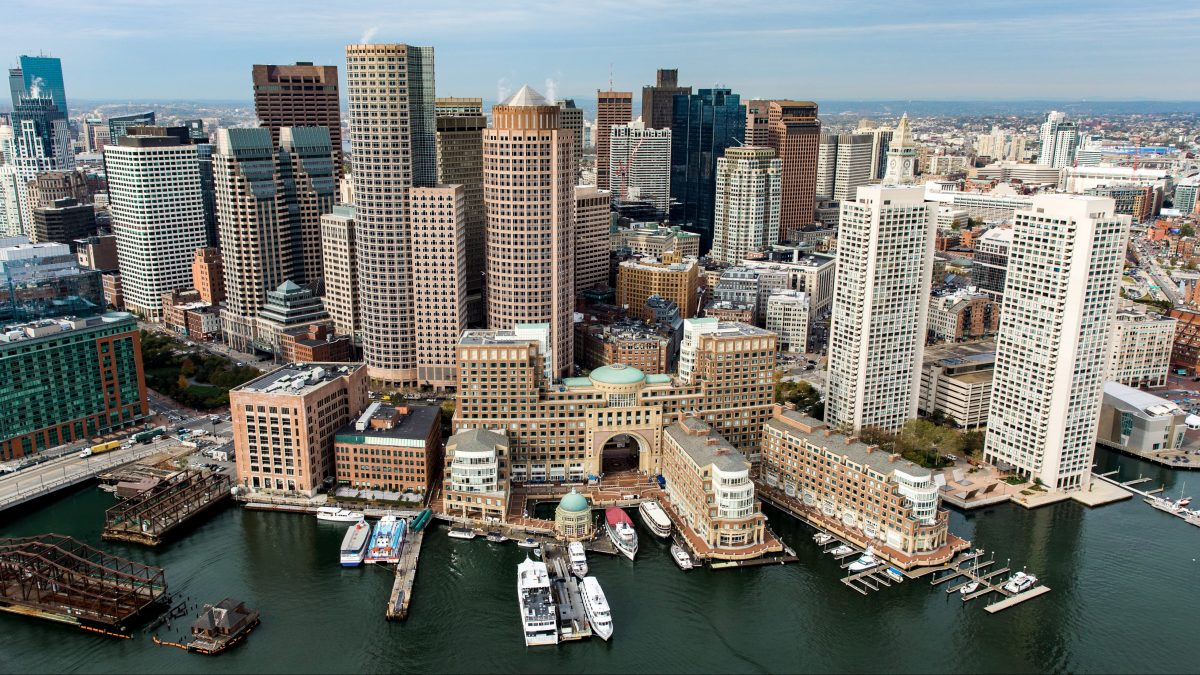
#> input picture opencv-(task 3)/boston.jpg, 1200 x 675 px
$ python bitwise.py
#> lines starting #> are read from the running program, lines starting #| are printed output that depends on the picture; after the words box and inside, x2 and y2 are one past the last pixel; in counts of white or black regions, pixels touching at a corner belong together
import cv2 as cv
import numpy as np
import matplotlib.pyplot as plt
#histogram not working
img=cv.imread('boston.jpg')
#> img is the input picture: shape (675, 1200, 3); mean B, G, R 116.3, 120.8, 118.7
blank=np.zeros(img.shape[:2], dtype='uint8')

gray= cv.cvtColor(img, cv.COLOR_BGR2GRAY)
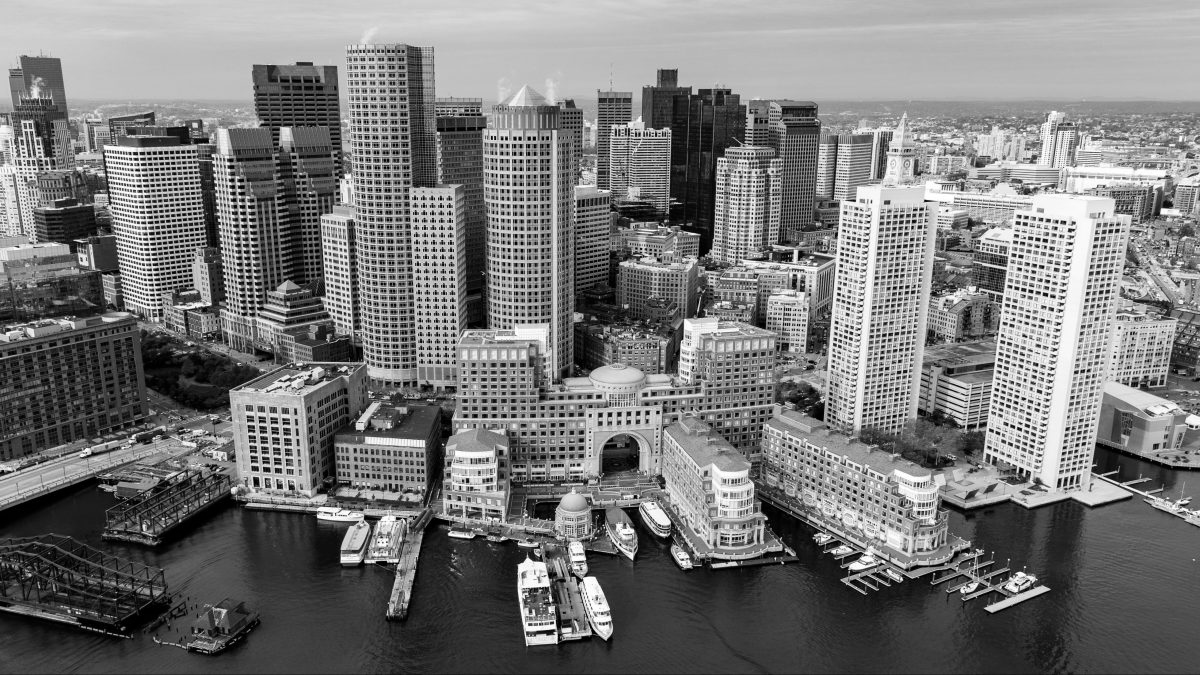
#> gray: shape (675, 1200); min 0, max 255, mean 119.7
#rectangle= cv.rectangle(blank.copy(), (30,30),(370,370), 255, -1)

mask=circle= cv.circle(blank.copy(),(img.shape[1]//2, img.shape[0]//2),200,255,-1)
gray_hist= cv.calcHist([gray],[0], None,[256],[0,256])
#> gray_hist = 256 values, max 9955 at index 184, min 205 at index 255, mean 3164.1
plt.figure()
plt.title('Grayscale Histogram')
plt.xlabel('Bins')
plt.ylabel('no of pixels')
plt.plot(gray_hist)
plt.xlim([0,256])

cv.imshow('Mask', mask)
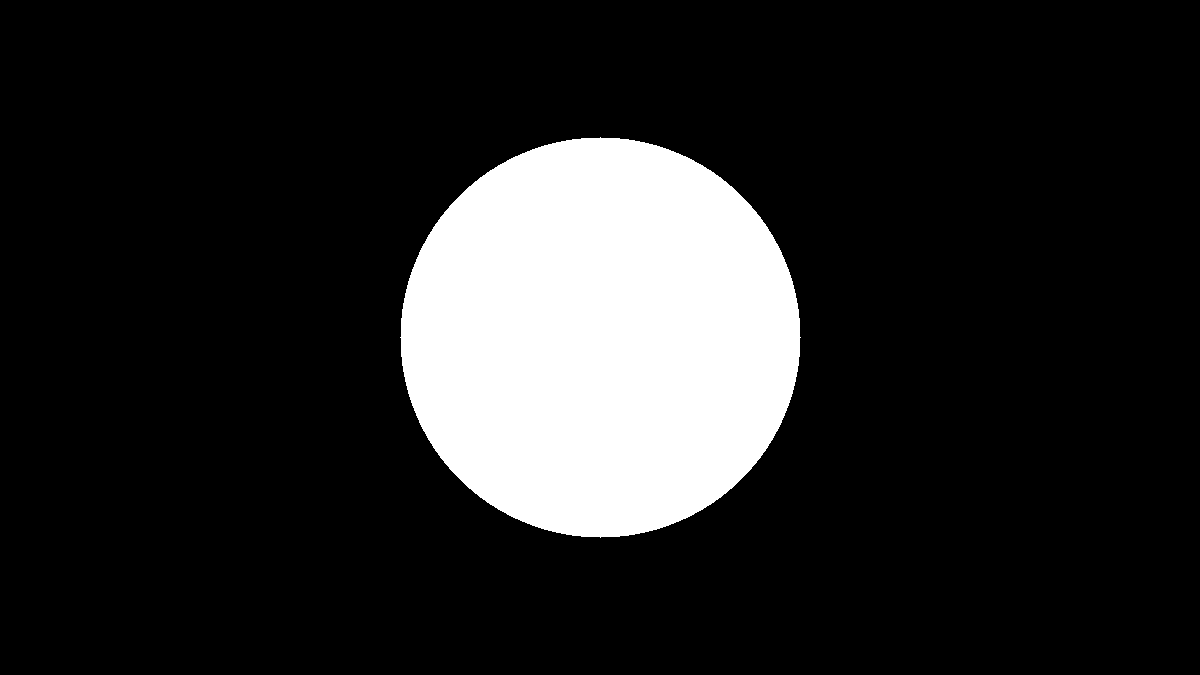
#> window 'Mask': shape (675, 1200); 15.5% white; 1 white region, box (x1, y1, x2, y2) and area: (400, 137, 801, 538) 125629
#cv.imshow('circle', circle)

masked= cv.bitwise_and(img,img,mask=mask)
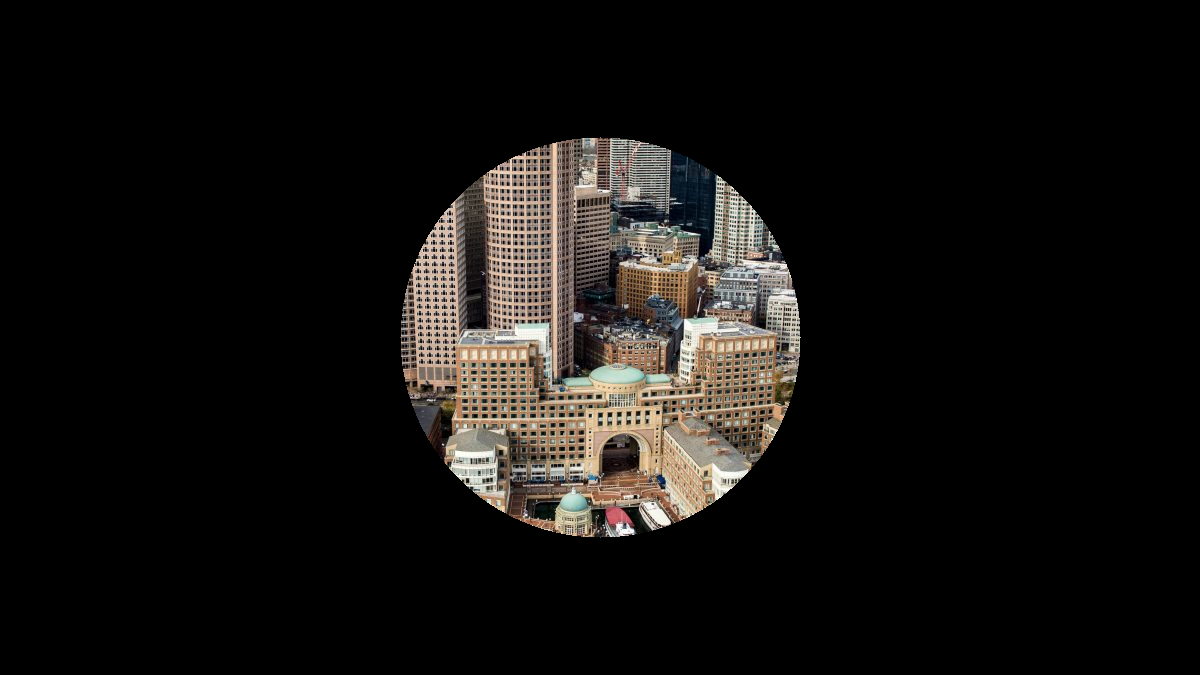
#> masked: shape (675, 1200, 3); mean B, G, R 16.3, 18.3, 20.3
cv.imshow('Masked image', masked)
cv.waitKey(0)
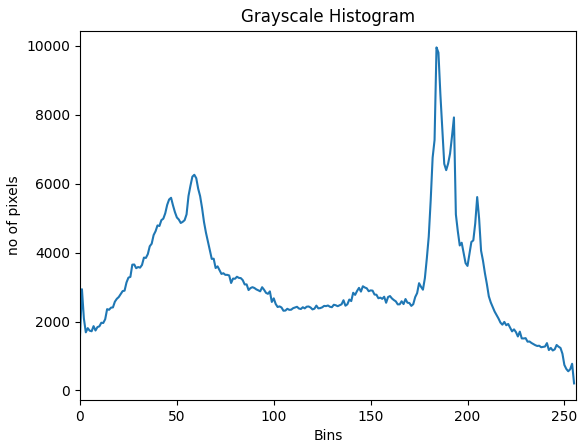
#> figure drawn by matplotlib, 1 panel; curve peaks at x = 184, y = 9955

$ run again, with opencv-(task 3)/park.jpg copied over opencv-(task 3)/boston.jpg
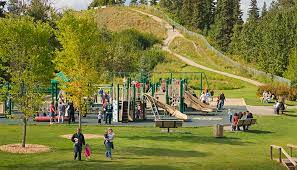
#> input picture opencv-(task 3)/park.jpg, 297 x 170 px
#> img is the input picture: shape (170, 297, 3); mean B, G, R 62.6, 124, 125
#> `gray= cv.cvtColor(img, cv.COLOR_BGR2GRAY)`:
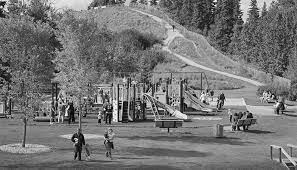
#> gray: shape (170, 297); min 0, max 255, mean 117.3
#> gray_hist = 256 values, max 570 at index 133, min 1 at index 255, mean 197.2
#> `cv.waitKey(0)`:
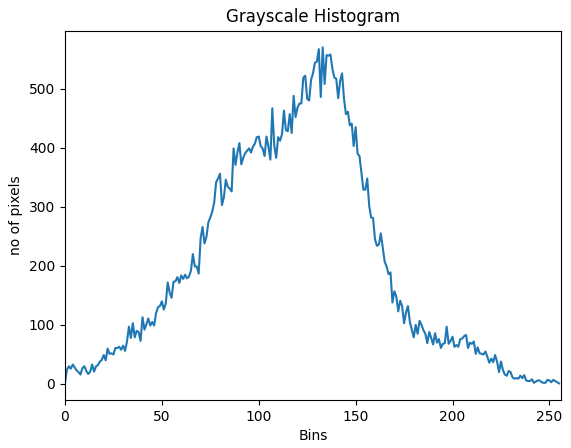
#> figure drawn by matplotlib, 1 panel; curve peaks at x = 133, y = 570
